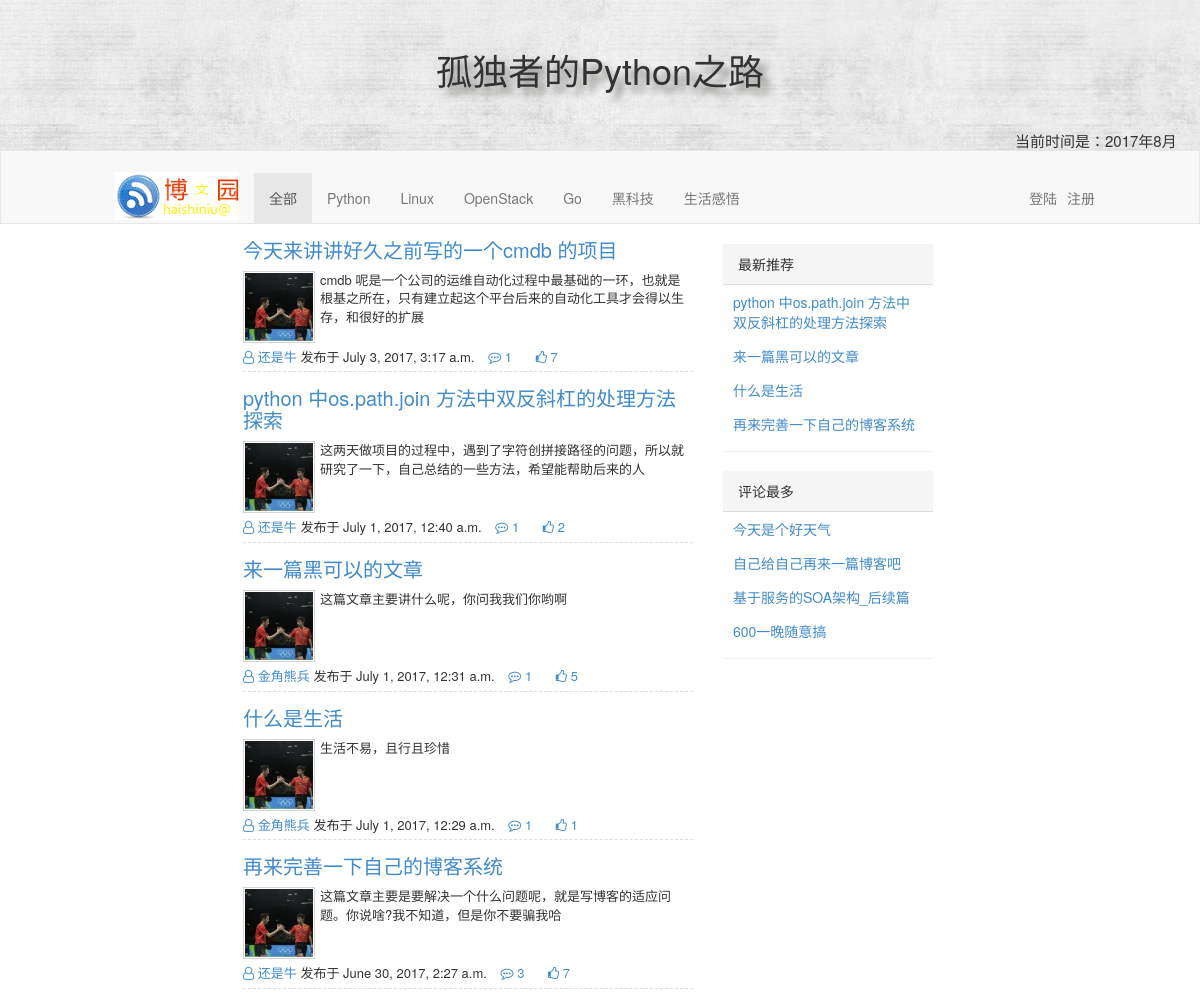
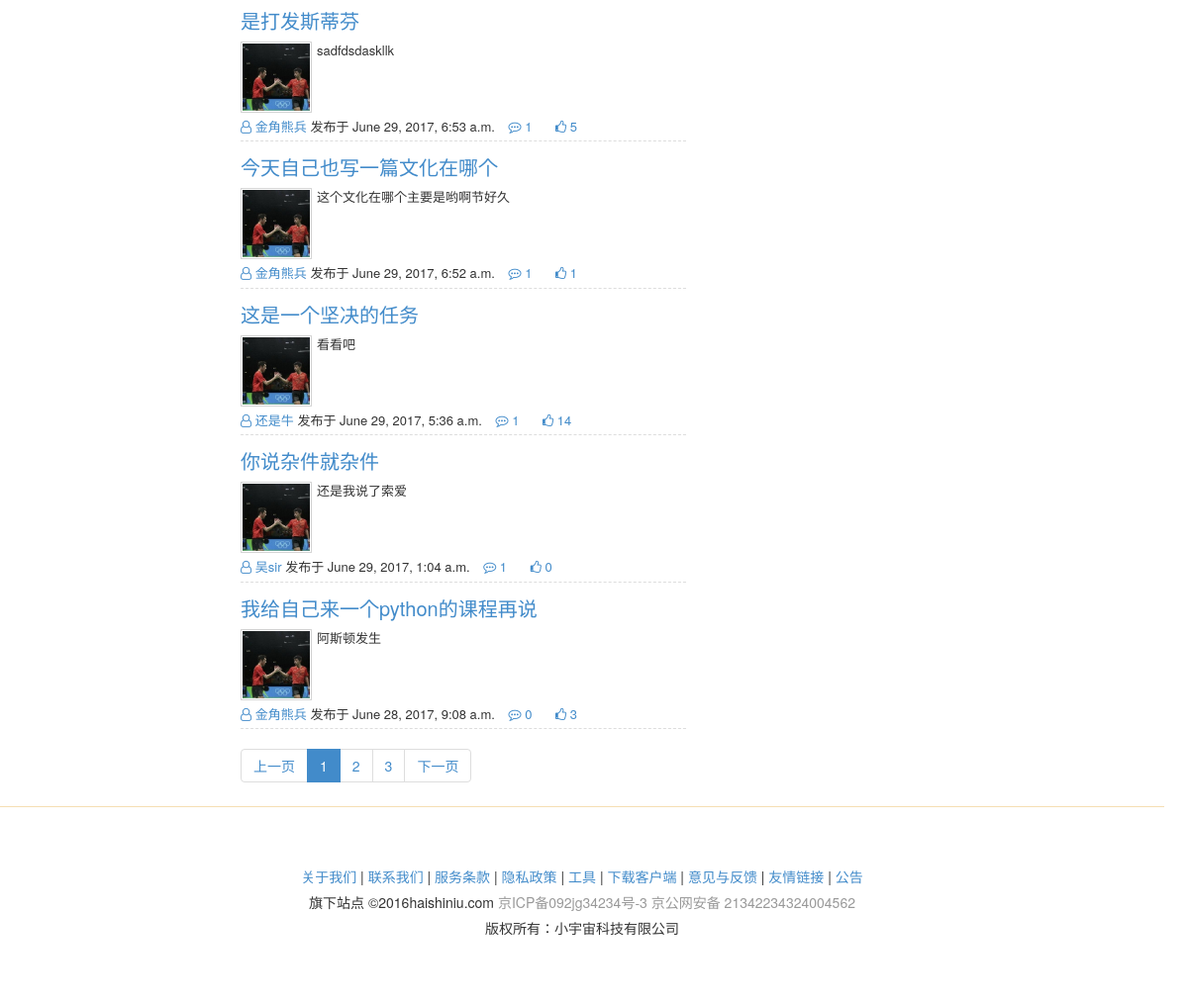
The page / on the database its author committed (2 pictures, top to bottom).
### repository/models.py (models this page shows, shortened)
class Article(models.Model):
    nid = models.BigAutoField(primary_key=True)
    title = models.CharField(verbose_name='文章标题', max_length=128)
    summary = models.CharField(verbose_name='文章简介', max_length=255)
    read_count = models.IntegerField(default=0)
    comment_count = models.IntegerField(default=0)
    up_count = models.IntegerField(default=0)
    down_count = models.IntegerField(default=0)
    create_time = models.DateTimeField(verbose_name='创建时间', auto_now_add=True)
    blog = models.ForeignKey(verbose_name='所属博客', to='Blog', to_field='nid')
    category = models.ForeignKey(verbose_name='文章类型', to='Category', to_field='nid', null=True)
    type_choices = [
        (1, "Python"),
        (2, "Linux"),
        (3, "OpenStack"),
        (4, "Go"),
        (5, "黑科技"),
        (6, "生活感悟"),
    ]
    article_type_id = models.IntegerField(choices=type_choices, default=None)
    tags = models.ManyToManyField(
        to="Tag",
        through='Article2Tag',
        through_fields=('article', 'tag'),
    )

class Blog(models.Model):
    nid = models.BigAutoField(primary_key=True)
    title = models.CharField(verbose_name='个人博客标题', max_length=64)
    site = models.CharField(verbose_name='个人博客前缀', max_length=32, unique=True)
    theme = models.CharField(verbose_name='博客主题', max_length=32)
    user = models.OneToOneField(to='UserInfo', to_field='nid')

class UserInfo(models.Model):
    nid = models.BigAutoField(primary_key=True)
    username = models.CharField(verbose_name='用户名',max_length=32,unique=True)
    password = models.CharField(verbose_name='密码',max_length=64)
    nickname = models.CharField(verbose_name='昵称',max_length=32,null=True)
    email = models.EmailField(verbose_name='邮箱',unique=True)
    avatar = models.ImageField(verbose_name='头像',upload_to='static/imgs/avatar',null=True)
    create_time = models.DateTimeField(verbose_name='创建时间',auto_now_add=True)
    fans = models.ManyToManyField(verbose_name='粉丝们',
                                  to='UserInfo',
                                  through='UserFans',
                                  related_name= 'f',
                                  through_fields=('user','follower'))

### web/views/home.py (the view)
# urls.py: url(r'^all/(?P<article_type_id>\d+).html$', home.index, name='index'),
def index(request,*args,**kwargs):
    article_type_list = models.Article.type_choices
    print(kwargs,article_type_list)
    if kwargs:
        article_type_id = int(kwargs['article_type_id'])
        base_url = reverse('index',kwargs=kwargs)
        print(base_url)
    else:
        article_type_id = None
        base_url = '/'
    data_count = models.Article.objects.filter(**kwargs).count()
    print(data_count)
    print(request.GET.get('p'))
    page_obj = Pagination(request.GET.get('p'),data_count)
    article_list = models.Article.objects.filter(**kwargs).order_by('-nid')[page_obj.start:page_obj.end]
    page_str = page_obj.page_str(base_url)
    article_list_new = models.Article.objects.filter(**kwargs).order_by('-nid')[1:5]
    article_list_more = models.Article.objects.filter(**kwargs).order_by('-comment_count')[1:5]
    return render(
        request,
        'index.html',
        {
            'article_list_more':article_list_more,
            'article_list_new':article_list_new,
            'article_list': article_list,
            'article_type_id': article_type_id,
            'article_type_list': article_type_list,
            'page_str': page_str,
        }
    )

### utils/pagination.py (called while the page is built)
    @property
    def start(self):
        return (self.current_page - 1) * self.per_page_count

    @property
    def end(self):
        return self.current_page * self.per_page_count

    @property
    def total_count(self):
        v, y = divmod(self.data_count, self.per_page_count)
        if y:
            v += 1
        return v

### templates/index.html (shortened to what this page needs)
<!DOCTYPE html>
<html>
<head lang="en">
    <link rel="stylesheet" href="/static/plugins/bootstrap/css/bootstrap.css"/>
    <link rel="stylesheet" href="/static/plugins/font-awesome/css/font-awesome.css"/>
    <link rel="stylesheet" href="/static/css/edmure.css"/>
    <link rel="stylesheet" href="/static/css/commons.css"/>
    <link rel="stylesheet" href="/static/css/row-avatar.css"/>
</head>
<body>
<header class="main-header" style="background-image: url('/static/imgs/background.jpg');height: 150px;width: 100%">
        <div class="col-xs-12">
            <h1 class="h1">孤独者的Python之路</h1>
            <div id="div1" style="margin-left: 1000px;font-size: 15px"></div>
        </div>
</header>
{% include 'include/header.html' %}
<div class="left_content"></div>
<div class="content ">
    <div class="main_content">
        <div class="col-md-8">
            <div class="article-list">
                {% for row in article_list %}
                    <div class="article-item clearfix">
                        <h3><a href="/{{ row.blog.site }}/{{ row.nid }}.html">{{ row.title }}</a></h3>
                        <div class="clearfix">
                            <a class="avatar left" href="#">
                                <img src="/static/imgs/avatar/001.jpg">
                            </a>
                            {{ row.summary }}
                        </div>
                        <div class="footers">
                            <a href="/{{row.blog.site}}.html">
                                <i class="fa fa-user-o" aria-hidden="true"></i>
                                <span>{{ row.blog.user.nickname }}</span>
                            </a>
                            <span>发布于 {{ row.create_time }}</span>
                            <a  class="ele">
                                <i class="fa fa-commenting-o" aria-hidden="true"></i>
                                <span>{{ row.comment_count }}</span>
                            </a>
                            <a  class="ele">
                                <i class="fa fa-thumbs-o-up" aria-hidden="true"></i>
                                <span>{{ row.up_count }}</span>
                            </a>
                        </div>
                    </div>
                {% endfor %}
            </div>
            <div class="clearfix">
                <ul class="pagination">
                    {{ page_str }}
                </ul>
            </div>
        </div>
        <div class="col-md-4">
            <div class="panel panel-default hot-recommend">
                <div class="panel-heading">最新推荐</div>
                <div class="panel-body">
                    {% for new in article_list_new %}
                    <ul class="list-unstyled">
                        <li><a href="/{{ new.blog.site }}/{{ new.nid }}.html" >{{ new.title }}</a></li>
                    </ul>
                    {% endfor %}
                </div>
            </div>
            <div class="panel panel-default hot-comment">
                <div class="panel-heading">评论最多</div>
                <div class="panel-body">
                    {% for more in article_list_more %}
                    <ul class="list-unstyled">
                       <li><a href="/{{ more.blog.site }}/{{ more.nid }}.html">{{ more.title }}</a></li>
                    </ul>
                    {% endfor %}
                </div>
            </div>
        </div>
    </div>
</div>
<div class="right_content">
</div>
<div class="footers_content">
    {% include 'include/footer.html' %}
        </div>
</body>
</html>

### static/css/edmure.css (style rules this page uses)
.hot-recommend, .hot-comment { border-radius: 0; border: 0; margin-top: 20px; }
.hot-recommend .panel-heading, .hot-comment .panel-heading { border-radius: 0; }
.hot-recommend .panel-body, .hot-comment .panel-body { padding: 5px 10px; }
.hot-recommend li, .hot-comment li { padding: 2px 0; }

### static/css/commons.css (style rules this page uses)
img { border: 0; }
.left { float: left; }

### static/css/row-avatar.css (style rules this page uses)
.article-item { font-size: 13px; border-bottom: 1px dashed #dddddd; padding: 5px 0; }
.article-item h3 { margin-top: 10px; font-size: 20px; }
.article-item .avatar { border: 1px solid #d5d5d5;margin-right: 5px; }
.article-item .avatar img { width: 70px;height: 70px;padding: 1px; }
.article-item .footers { padding: 5px 0 0 0; }
.article-item .footers .ele { margin: 0 10px; }

### rows shown on the page
Article: title "今天来讲讲好久之前写的一个cmdb 的项目", summary "cmdb 呢是一个公司的运维自动化过程中最基础的一环，也就是根基之所在，只有建立起这个平台后来的自动化工具才会得以生存，和很好的扩展", blog.user.nickname "还是牛", create_time "July 3, 2017, 3:17 a.m.", comment_count "1", up_count "7"
Article: title "python 中os.path.join 方法中双反斜杠的处理方法探索", summary "这两天做项目的过程中，遇到了字符创拼接路径的问题，所以就研究了一下，自己总结的一些方法，希望能帮助后来的人", blog.user.nickname "还是牛", create_time "July 1, 2017, 12:40 a.m.", comment_count "1", up_count "2"
Article: title "来一篇黑可以的文章", summary "这篇文章主要讲什么呢，你问我我们你哟啊", blog.user.nickname "金角熊兵", create_time "July 1, 2017, 12:31 a.m.", comment_count "1", up_count "5"
Article: title "什么是生活", summary "生活不易，且行且珍惜", blog.user.nickname "金角熊兵", create_time "July 1, 2017, 12:29 a.m.", comment_count "1", up_count "1"
Article: title "再来完善一下自己的博客系统", summary "这篇文章主要是要解决一个什么问题呢，就是写博客的适应问题。你说啥?我不知道，但是你不要骗我哈", blog.user.nickname "还是牛", create_time "June 30, 2017, 2:27 a.m.", comment_count "3", up_count "7"
Article: title "是打发斯蒂芬", summary "sadfdsdaskllk", blog.user.nickname "金角熊兵", create_time "June 29, 2017, 6:53 a.m.", comment_count "1", up_count "5"
Article: title "今天自己也写一篇文化在哪个", summary "这个文化在哪个主要是哟啊节好久", blog.user.nickname "金角熊兵", create_time "June 29, 2017, 6:52 a.m.", comment_count "1", up_count "1"
Article: title "这是一个坚决的任务", summary "看看吧", blog.user.nickname "还是牛", create_time "June 29, 2017, 5:36 a.m.", comment_count "1", up_count "14"
Article: title "你说杂件就杂件", summary "还是我说了索爱", blog.user.nickname "吴sir", create_time "June 29, 2017, 1:04 a.m.", comment_count "1", up_count "0"
Article: title "我给自己来一个python的课程再说", summary "阿斯顿发生", blog.user.nickname "金角熊兵", create_time "June 28, 2017, 9:08 a.m.", comment_count "0", up_count "3"
Article: title "今天是个好天气"
Article: title "自己给自己再来一篇博客吧"
Article: title "基于服务的SOA架构_后续篇"
Article: title "600一晚随意搞"

### other values the page prints
{{ item.1 }} "Python" "Linux" "OpenStack" "Go" "黑科技" "生活感悟"
{{ page_str }} "上一页 1 2 3 下一页"
